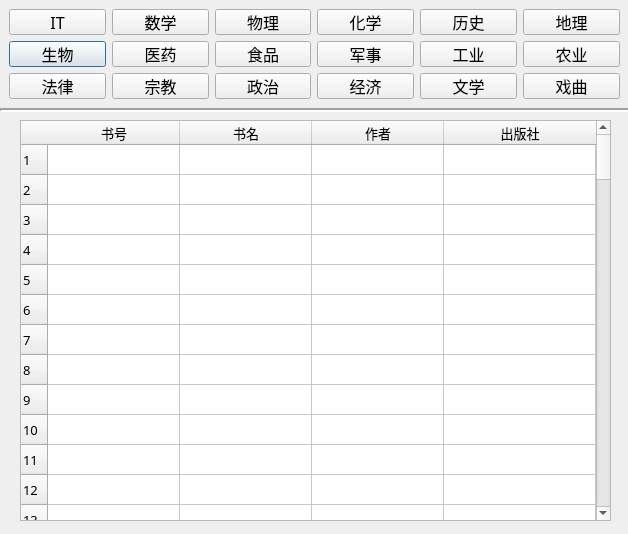
<?xml version="1.0" encoding="UTF-8"?>
<ui version="4.0">
 <class>Classify</class>
 <widget class="QDialog" name="Classify">
  <property name="geometry">
   <rect>
    <x>0</x>
    <y>0</y>
    <width>628</width>
    <height>534</height>
   </rect>
  </property>
  <property name="minimumSize">
   <size>
    <width>628</width>
    <height>534</height>
   </size>
  </property>
  <property name="maximumSize">
   <size>
    <width>628</width>
    <height>534</height>
   </size>
  </property>
  <property name="windowTitle">
   <string>Dialog</string>
  </property>
  <widget class="Line" name="line">
   <property name="geometry">
    <rect>
     <x>0</x>
     <y>100</y>
     <width>631</width>
     <height>20</height>
    </rect>
   </property>
   <property name="font">
    <font>
     <weight>50</weight>
     <bold>false</bold>
    </font>
   </property>
   <property name="lineWidth">
    <number>2</number>
   </property>
   <property name="orientation">
    <enum>Qt::Horizontal</enum>
   </property>
  </widget>
  <widget class="QTableWidget" name="tableWidget">
   <property name="geometry">
    <rect>
     <x>20</x>
     <y>120</y>
     <width>591</width>
     <height>401</height>
    </rect>
   </property>
   <property name="font">
    <font>
     <family>新宋体</family>
     <pointsize>10</pointsize>
    </font>
   </property>
   <property name="frameShape">
    <enum>QFrame::StyledPanel</enum>
   </property>
   <property name="editTriggers">
    <set>QAbstractItemView::NoEditTriggers</set>
   </property>
   <property name="selectionBehavior">
    <enum>QAbstractItemView::SelectRows</enum>
   </property>
   <property name="showGrid">
    <bool>true</bool>
   </property>
   <property name="gridStyle">
    <enum>Qt::SolidLine</enum>
   </property>
   <property name="sortingEnabled">
    <bool>false</bool>
   </property>
   <property name="rowCount">
    <number>100</number>
   </property>
   <attribute name="horizontalHeaderCascadingSectionResizes">
    <bool>false</bool>
   </attribute>
   <attribute name="horizontalHeaderDefaultSectionSize">
    <number>132</number>
   </attribute>
   <attribute name="horizontalHeaderHighlightSections">
    <bool>true</bool>
   </attribute>
   <attribute name="horizontalHeaderMinimumSectionSize">
    <number>21</number>
   </attribute>
   <attribute name="horizontalHeaderShowSortIndicator" stdset="0">
    <bool>false</bool>
   </attribute>
   <attribute name="horizontalHeaderStretchLastSection">
    <bool>true</bool>
   </attribute>
   <attribute name="verticalHeaderDefaultSectionSize">
    <number>30</number>
   </attribute>
   <attribute name="verticalHeaderMinimumSectionSize">
    <number>21</number>
   </attribute>
   <row/>
   <row/>
   <row/>
   <row/>
   <row/>
   <row/>
   <row/>
   <row/>
   <row/>
   <row/>
   <row/>
   <row/>
   <row/>
   <row/>
   <row/>
   <row/>
   <row/>
   <row/>
   <row/>
   <row/>
   <row/>
   <row/>
   <row/>
   <row/>
   <row/>
   <row/>
   <row/>
   <row/>
   <row/>
   <row/>
   <row/>
   <row/>
   <row/>
   <row/>
   <row/>
   <row/>
   <row/>
   <row/>
   <row/>
   <row/>
   <row/>
   <row/>
   <row/>
   <row/>
   <row/>
   <row/>
   <row/>
   <row/>
   <row/>
   <row/>
   <row/>
   <row/>
   <row/>
   <row/>
   <row/>
   <row/>
   <row/>
   <row/>
   <row/>
   <row/>
   <row/>
   <row/>
   <row/>
   <row/>
   <row/>
   <row/>
   <row/>
   <row/>
   <row/>
   <row/>
   <row/>
   <row/>
   <row/>
   <row/>
   <row/>
   <row/>
   <row/>
   <row/>
   <row/>
   <row/>
   <row/>
   <row/>
   <row/>
   <row/>
   <row/>
   <row/>
   <row/>
   <row/>
   <row/>
   <row/>
   <row/>
   <row/>
   <row/>
   <row/>
   <row/>
   <row/>
   <row/>
   <row/>
   <row/>
   <row/>
   <column>
    <property name="text">
     <string>书号</string>
    </property>
   </column>
   <column>
    <property name="text">
     <string>书名</string>
    </property>
   </column>
   <column>
    <property name="text">
     <string>作者</string>
    </property>
   </column>
   <column>
    <property name="text">
     <string>出版社</string>
    </property>
   </column>
   <item row="0" column="0">
    <property name="text">
     <string/>
    </property>
   </item>
   <item row="0" column="1">
    <property name="text">
     <string/>
    </property>
   </item>
  </widget>
  <widget class="QWidget" name="layoutWidget">
   <property name="geometry">
    <rect>
     <x>9</x>
     <y>41</y>
     <width>611</width>
     <height>26</height>
    </rect>
   </property>
   <layout class="QHBoxLayout" name="horizontalLayout_2">
    <item>
     <widget class="QPushButton" name="pushButton_7">
      <property name="font">
       <font>
        <family>新宋体</family>
        <pointsize>12</pointsize>
       </font>
      </property>
      <property name="text">
       <string>生物</string>
      </property>
     </widget>
    </item>
    <item>
     <widget class="QPushButton" name="pushButton_8">
      <property name="font">
       <font>
        <family>新宋体</family>
        <pointsize>12</pointsize>
       </font>
      </property>
      <property name="text">
       <string>医药</string>
      </property>
     </widget>
    </item>
    <item>
     <widget class="QPushButton" name="pushButton_9">
      <property name="font">
       <font>
        <family>新宋体</family>
        <pointsize>12</pointsize>
       </font>
      </property>
      <property name="text">
       <string>食品</string>
      </property>
     </widget>
    </item>
    <item>
     <widget class="QPushButton" name="pushButton_10">
      <property name="font">
       <font>
        <family>新宋体</family>
        <pointsize>12</pointsize>
       </font>
      </property>
      <property name="text">
       <string>军事</string>
      </property>
     </widget>
    </item>
    <item>
     <widget class="QPushButton" name="pushButton_11">
      <property name="font">
       <font>
        <family>新宋体</family>
        <pointsize>12</pointsize>
       </font>
      </property>
      <property name="text">
       <string>工业</string>
      </property>
     </widget>
    </item>
    <item>
     <widget class="QPushButton" name="pushButton_12">
      <property name="font">
       <font>
        <family>新宋体</family>
        <pointsize>12</pointsize>
       </font>
      </property>
      <property name="text">
       <string>农业</string>
      </property>
     </widget>
    </item>
   </layout>
  </widget>
  <widget class="QWidget" name="layoutWidget">
   <property name="geometry">
    <rect>
     <x>9</x>
     <y>73</y>
     <width>611</width>
     <height>26</height>
    </rect>
   </property>
   <layout class="QHBoxLayout" name="horizontalLayout_3">
    <item>
     <widget class="QPushButton" name="pushButton_13">
      <property name="font">
       <font>
        <family>新宋体</family>
        <pointsize>12</pointsize>
       </font>
      </property>
      <property name="text">
       <string>法律</string>
      </property>
     </widget>
    </item>
    <item>
     <widget class="QPushButton" name="pushButton_14">
      <property name="font">
       <font>
        <family>新宋体</family>
        <pointsize>12</pointsize>
       </font>
      </property>
      <property name="text">
       <string>宗教</string>
      </property>
     </widget>
    </item>
    <item>
     <widget class="QPushButton" name="pushButton_15">
      <property name="font">
       <font>
        <family>新宋体</family>
        <pointsize>12</pointsize>
       </font>
      </property>
      <property name="text">
       <string>政治</string>
      </property>
     </widget>
    </item>
    <item>
     <widget class="QPushButton" name="pushButton_16">
      <property name="font">
       <font>
        <family>新宋体</family>
        <pointsize>12</pointsize>
       </font>
      </property>
      <property name="text">
       <string>经济</string>
      </property>
     </widget>
    </item>
    <item>
     <widget class="QPushButton" name="pushButton_17">
      <property name="font">
       <font>
        <family>新宋体</family>
        <pointsize>12</pointsize>
       </font>
      </property>
      <property name="text">
       <string>文学</string>
      </property>
     </widget>
    </item>
    <item>
     <widget class="QPushButton" name="pushButton_18">
      <property name="font">
       <font>
        <family>新宋体</family>
        <pointsize>12</pointsize>
       </font>
      </property>
      <property name="text">
       <string>戏曲</string>
      </property>
     </widget>
    </item>
   </layout>
  </widget>
  <widget class="QWidget" name="layoutWidget">
   <property name="geometry">
    <rect>
     <x>9</x>
     <y>9</y>
     <width>611</width>
     <height>26</height>
    </rect>
   </property>
   <layout class="QHBoxLayout" name="horizontalLayout">
    <item>
     <widget class="QPushButton" name="pushButton">
      <property name="font">
       <font>
        <family>新宋体</family>
        <pointsize>12</pointsize>
       </font>
      </property>
      <property name="text">
       <string>IT</string>
      </property>
     </widget>
    </item>
    <item>
     <widget class="QPushButton" name="pushButton_2">
      <property name="font">
       <font>
        <family>新宋体</family>
        <pointsize>12</pointsize>
       </font>
      </property>
      <property name="text">
       <string>数学</string>
      </property>
     </widget>
    </item>
    <item>
     <widget class="QPushButton" name="pushButton_3">
      <property name="font">
       <font>
        <family>新宋体</family>
        <pointsize>12</pointsize>
       </font>
      </property>
      <property name="text">
       <string>物理</string>
      </property>
     </widget>
    </item>
    <item>
     <widget class="QPushButton" name="pushButton_4">
      <property name="font">
       <font>
        <family>新宋体</family>
        <pointsize>12</pointsize>
       </font>
      </property>
      <property name="text">
       <string>化学</string>
      </property>
     </widget>
    </item>
    <item>
     <widget class="QPushButton" name="pushButton_5">
      <property name="font">
       <font>
        <family>新宋体</family>
        <pointsize>12</pointsize>
       </font>
      </property>
      <property name="text">
       <string>历史</string>
      </property>
     </widget>
    </item>
    <item>
     <widget class="QPushButton" name="pushButton_6">
      <property name="font">
       <font>
        <family>新宋体</family>
        <pointsize>12</pointsize>
       </font>
      </property>
      <property name="text">
       <string>地理</string>
      </property>
     </widget>
    </item>
   </layout>
  </widget>
 </widget>
 <resources/>
 <connections/>
</ui>
